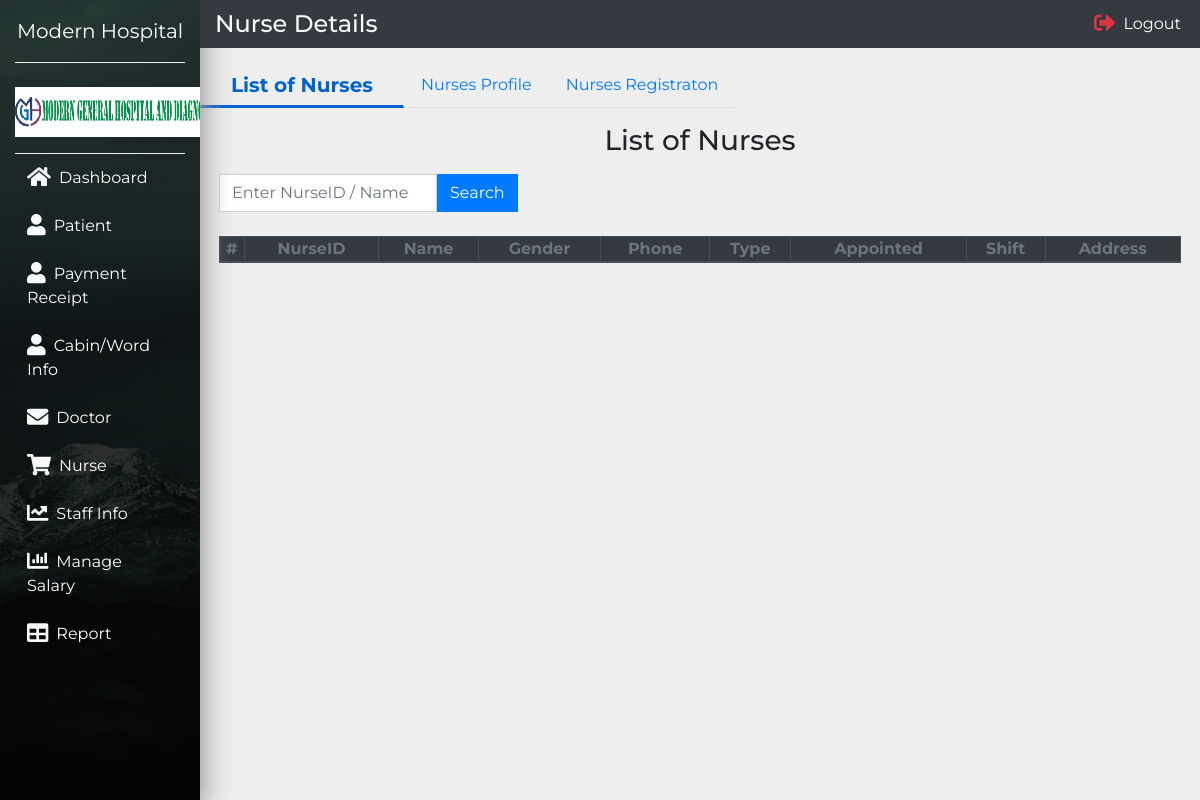
Before: /Admin/nurse.php with the older database file.
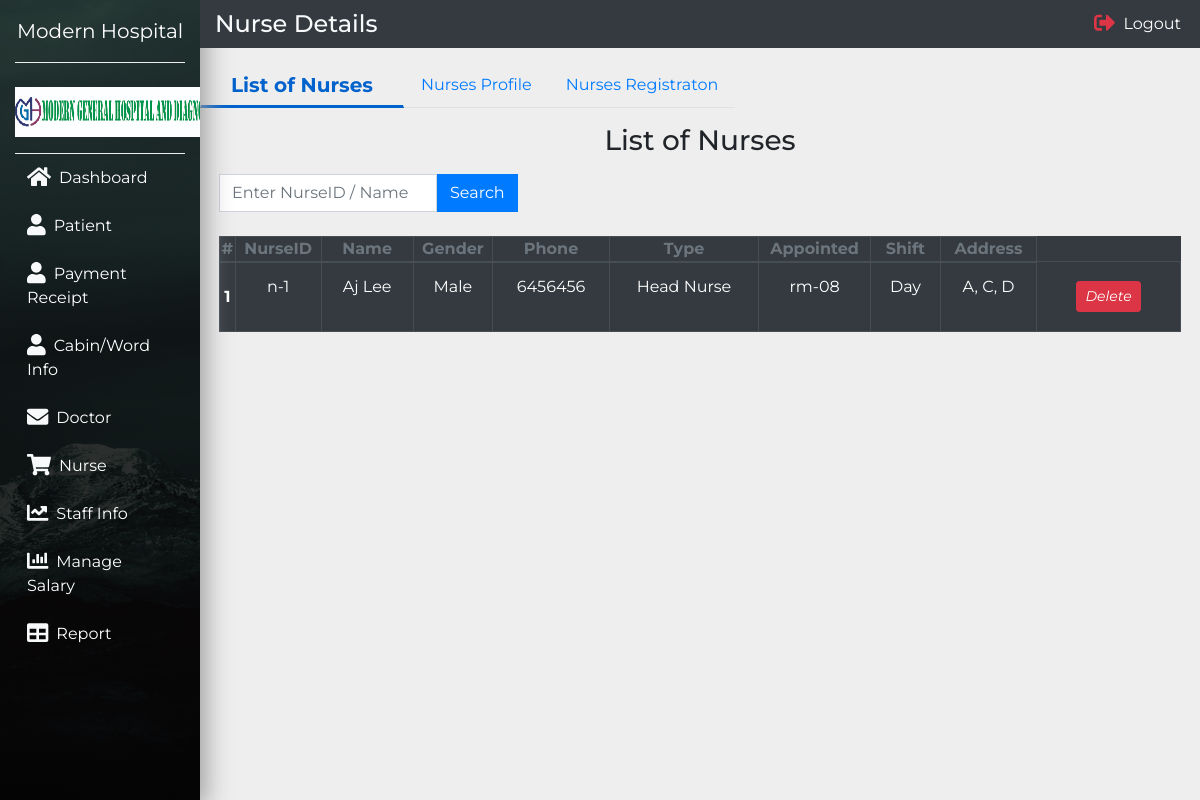
After: the same page with the newer database file.
### tables this page shows
CREATE TABLE `nurse` (
  `id` int(11) NOT NULL,
  `n_name` varchar(30) NOT NULL,
  `n_blood_group` varchar(10) NOT NULL,
  `n_date_of_birth` varchar(50) NOT NULL,
  `n_gender` varchar(10) NOT NULL,
  `n_father_name` varchar(30) NOT NULL,
  `n_mother_name` varchar(30) NOT NULL,
  `n_phone_number` varchar(15) NOT NULL,
  `nRegiNo` varchar(50) NOT NULL,
  `n_nid_no` varchar(20) NOT NULL,
  `nurse_type` varchar(20) NOT NULL,
  `n_joining_date` varchar(50) NOT NULL,
  `nAppointRoom` varchar(50) NOT NULL,
  `nurse_shift` varchar(20) NOT NULL,
  `n_remarks` varchar(500) NOT NULL,
  `nVillage` varchar(255) NOT NULL,
  `nPostOffice` varchar(255) NOT NULL,
  `nThana` varchar(255) NOT NULL,
  `nUpazilla` varchar(255) NOT NULL,
  `nDistrict` varchar(255) NOT NULL,
  `nStatus` varchar(50) NOT NULL
);

### Admin/nurse.php (the view, shortened to what this page needs)
<?php
include('include/config.php');
?>
<!doctype html>
<html lang="en">
<head>
  <link rel="stylesheet" href="./css/bootstrap.min.css">
  <link rel="stylesheet" href="./css/style.css">
</head>
<body>
  <nav class="navbar navbar-expand-md navbar-light">
    <div class="collapse navbar-collapse" id="myNavbar">
      <div class="container-fluid">
        <div class="row">
          <div id="app">
            <?php include('include/sidebar.php');?>
                  <div class="app-content">
          <div class="col-xl-10 col-lg-9 col-md-8 ml-auto bg-dark fixed-top py-2 top-navbar">
            <div class="row align-items-center">
              <div class="col-md-4">
                <h4 class="text-light mb-0">Nurse Details</h4>
              </div>
              <div class="col-md-8">
                <ul class="navbar-nav">
                  <li class="nav-item ml-md-auto"><a href="#" class="nav-link text-white p-1" data-toggle="modal"
                      data-target="#sign-out"><i class="fas fa-sign-out-alt text-danger fa-lg mr-2"></i>Logout</a></li>
                </ul>
              </div>
            </div>
          </div>
        </div>
      </div>
    </div>
  </nav>
  <div class="container-fluid">
    <div class="row">
      <div class="col-xl-10 col-lg-9 col-md-8 ml-auto">
        <div class="row pt-md-5">
          <ul class="nav nav-tabs" id="myTab" role="tablist">
            <li class="nav-item">
              <a class="nav-link active" id="list-of-nurses-tab" data-toggle="tab" href="#list-of-nurses" role="tab"
                aria-controls="list-of-nurses" aria-selected="false">List of Nurses</a>
            </li>
            <li class="nav-item">
              <a class="nav-link" id="nurse-profile-tab" data-toggle="tab" href="#nurse-profile" role="tab"
                aria-controls="nurse-profile" aria-selected="false">Nurses Profile</a>
            </li>
            <li class="nav-item">
              <a class="nav-link" id="nurse-admission-tab" data-toggle="tab" href="#nurse-admission" role="tab"
                aria-controls="nurse-admission" aria-selected="true">Nurses Registraton</a>
            </li>
          </ul>
        </div>
      </div>
    </div>
  </div>
  <div class="container-fluid">
    <div class="row">
      <div class="col-xl-10 col-lg-9 col-md-8 ml-auto">
        <div class="tab-content" id="myTabContent">
<?php
if(isset($_POST['set']))
{
  $nRegiNo=$_POST['nRegiNo'];
  $ret1=mysqli_query($con,"select * from nurse where nStatus='Active' and nRegiNo='$nRegiNo' or n_name='$nRegiNo'");
}else{
  $ret1=mysqli_query($con,"select * from nurse where nStatus='Active'");
}
?>
          <div class="tab-pane fade show active" id="list-of-nurses" role="tabpanel"
            aria-labelledby="list-of-nurses-tab">
            <div class="mx-1 my-3">
              <h3 class="text-center mb-3">List of Nurses</h3>
              <div class="row">
                <div class="col-xl-6 mb-3 align-items-center">
                  <form class="form-inline mb-2">
                    <input class="form-control rounded-0" type="search" name="nRegiNo" placeholder="Enter NurseID / Name "
                      aria-label="Search">
                    <button class="btn btn-primary my-0 my-sm-0 mr-4 rounded-0" type="set" name="set">Search</button>
                  </form>
                </div>
              </div>
              <table class="table table-bordered table-dark text-center">
                <thead>
                  <tr class="text-muted">
                    <th>#</th>
                    <th>NurseID</th>
                    <th>Name</th>
                    <th>Gender</th>
                    <th>Phone</th>
                    <th>Type</th>
                    <th>Appointed</th>
                    <th>Shift</th>
                    <th>Address</th>
                  </tr>
                </thead>
                <tbody>
                <?php
$cnt=1;
while ($rows=mysqli_fetch_array($ret1)) {
  $nRegiNo=$rows['nRegiNo'];
  $n_name=$rows['n_name'];
  $n_gender=$rows['n_gender'];
  $n_phone_number=$rows['n_phone_number'];
  $nurse_type=$rows['nurse_type'];
  $nAppointRoom=$rows['nAppointRoom'];
  $nurse_shift=$rows['nurse_shift'];
  $nVillage=$rows['nVillage'];
  $nThana=$rows['nThana'];
  $nUpazilla=$rows['nUpazilla'];
?>
                <tr>
                  <th><?php  echo $cnt;?></th>
                  <td><?php  echo $nRegiNo;?></td>
                  <td><?php  echo $n_name;?></td>
                  <td><?php  echo $n_gender;?></td>
                  <td><?php  echo $n_phone_number;?></td>
                  <td><?php  echo $nurse_type;?></td>
                  <td><?php  echo $nAppointRoom;?></td>
                  <td><?php  echo $nurse_shift;?></td>
                  <td><?php  echo $nVillage;?>, <?php  echo $nThana;?>, <?php  echo $nUpazilla;?></td>
                  <td><a href="nurse.php?id=<?php echo $rows['id']?>&del=delete" onClick="return confirm('Are you sure you want to delete?')"class="btn btn-transparent btn-xs tooltips" tooltip-placement="top" tooltip="Remove"><i class="btn btn-danger btn-sm">Delete</i></a></td>
                </tr>
<?php
$cnt=1+$cnt;
}
?>
                </tbody>
              </table>
            </div>
          </div>
        </div>
      </div>
    </div>
  </div>
</body>
</html>

### Admin/include/sidebar.php (shortened to what this page needs)
<div class="col-xl-2 col-lg-3 col-md-4 sidebar fixed-top">
            <a href="" class="navbar-brand text-white d-block mx-auto text-center py-3 mb-4 bottom-border">Modern
              Hospital</a>
            <div class="bottom-border pb-3">
              <img src="images/mgh.jpg" width="240" height="50"  alt="Admin Image" >
            </div>
            <ul class="navbar-nav flex-column">
              <li class="nav-link"><a href="index.php" id="sidebar" class="nav-link text-white p-1 sidebar-link"><i
                    class="fas fa-home text-light fa-lg mr-2"></i>Dashboard</a></li>
              <li class="nav-link"><a href="patient.php" id="sidebar" class="nav-link text-white p-1 sidebar-link"><i
                    class="fas fa-user text-light fa-lg mr-2"></i>Patient</a></li>
              <li class="nav-link"><a href="paymentreceipt.php" id="sidebar" class="nav-link text-white p-1 sidebar-link"><i
                    class="fas fa-user text-light fa-lg mr-2"></i>Payment Receipt</a></li>
              <li class="nav-link"><a href="cabinwordDetails.php" id="sidebar" class="nav-link text-white p-1 sidebar-link"><i
                    class="fas fa-user text-light fa-lg mr-2"></i>Cabin/Word Info</a></li>
              <li class="nav-link"><a href="doctor.php" id="sidebar" class="nav-link text-white p-1 sidebar-link"><i
                    class="fas fa-envelope text-light fa-lg mr-2"></i>Doctor</a></li>
              <li class="nav-link"><a href="nurse.php" id="sidebar" class="nav-link text-white p-1 sidebar-link"><i
                    class="fas fa-shopping-cart text-light fa-lg mr-2"></i>Nurse</a></li>
              <li class="nav-link"><a href="staffinfo.php" id="sidebar" class="nav-link text-white p-1 sidebar-link"><i
                    class="fas fa-chart-line text-light fa-lg mr-2"></i>Staff Info</a></li>
              <li class="nav-link"><a href="managesalary.php" id="sidebar" class="nav-link text-white p-1 sidebar-link"><i
                    class="fas fa-chart-bar text-light fa-lg mr-2"></i>Manage Salary</a></li>
              <li class="nav-link"><a href="report.php" id="sidebar" class="nav-link text-white p-1 sidebar-link"><i
                    class="fas fa-table text-light fa-lg mr-2"></i>Report</a></li>
            </ul>
          </div>

### Admin/css/style.css (style rules this page uses)
body { font-family: 'Montserrat', sans-serif; background-color: #eee; }
.sidebar { height: 100vh; background: linear-gradient(rgba(0,0,0,.7), rgba(0,0,0,.9)), url(../images/img1.jpeg); background-position: center; background-repeat: no-repeat; background-size: cover; box-shadow: 5px 7px 25px #999; overflow-y: auto; }
.bottom-border { border-bottom: 1px groove #eee; }
.sidebar-link { transition: all .4s; }
.nav-tabs .nav-item.show .nav-link, .nav-tabs .nav-link.active { color: #0062cc; background-color: transparent; border-color: transparent transparent #f3f3f3; border-bottom: 3px solid !important; font-size: 20px; font-weight: bold; padding: 5px 30px; }
#receipt .table td,.table th { padding: 0 !important; vertical-align: middle !important; }

Changed rows visible on the page:
added nurse: nRegiNo "n-1", n_name "Aj Lee", n_gender "Male", n_phone_number "6456456", nurse_type "Head Nurse", nAppointRoom "rm-08", nurse_shift "Day", nVillage "A", nThana "C", nUpazilla "D"
